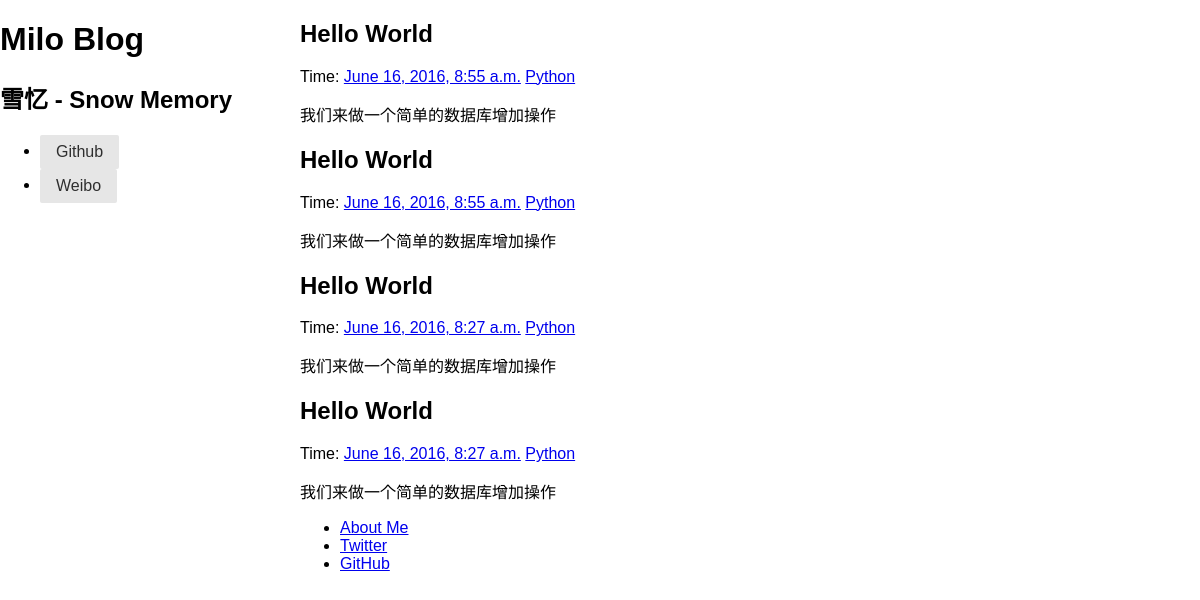
The page / on the database its author committed.
### article/models.py (models this page shows, shortened)
class Article(models.Model) :
    title = models.CharField(max_length = 100)  #博客题目
    category = models.CharField(max_length = 50, blank = True)  #博客标签
    date_time = models.DateTimeField(auto_now_add = True)  #博客日期
    content = models.TextField(blank = True, null = True)  #博客文章正文
    class Meta:  #按时间下降排序
        ordering = ['-date_time']

### article/views.py (the view)
# urls.py: 2. Add a URL to urlpatterns:  url(r'^$', views.home, name='home')
def home(request):
    post_list = Article_Mode.objects.all()
    return render_to_response('home.html', {'post_list' : post_list},context_instance=RequestContext(request))

### templates/home.html
{% extends "base.html" %}
{% block content %}
<div class="posts">
    {% for post in post_list %}
        <section class="post">
            <header class="post-header">
                <h2 class="post-title">{{ post.title }}</h2>
                    <p class="post-meta">
                        Time:  <a class="post-author" href="#">{{ post.date_time }}</a> <a class="post-category post-category-js" href="#">{{ post.category }}</a>
                    </p>
            </header>
                <div class="post-description">
                    <p>
                        {{ post.content }}
                    </p>
                </div>
        </section>
    {% endfor %}
</div>
{% endblock %}

### templates/base.html (shortened to what this page needs)
<!doctype html>
<html lang="en">
<head>
    <link rel="stylesheet" href="/static/pure/pure-min.css">
    <link rel="stylesheet" href="/static/pure/grids-responsive-min.css">
    <link rel="stylesheet" href="http://picturebag.qiniudn.com/blog.css">
</head>
<body>
<div id="layout" class="pure-g">
    <div class="sidebar pure-u-1 pure-u-md-1-4">
        <div class="header">
       <h1 class="brand-title">Milo Blog</h1>
            <h2 class="brand-tagline">雪忆 - Snow Memory</h2>
            <nav class="nav">
                <ul class="nav-list">
                    <li class="nav-item">
                        <a class="pure-button" href="https://github.com/Andrew-liu">Github</a>
                    </li>
                    <li class="nav-item">
                        <a class="pure-button" href="http://weibo.com/dinosaurliu">Weibo</a>
                    </li>
                </ul>
            </nav>
        </div>
    </div>
    <div class="content pure-u-1 pure-u-md-3-4">
        <div>
            {% block content %}
            {% endblock %}
            <div class="footer">
                <div class="pure-menu pure-menu-horizontal pure-menu-open">
                    <ul>
                        <li><a href="http://andrewliu.tk/about/">About Me</a></li>
                        <li><a href="http://twitter.com/yuilibrary/">Twitter</a></li>
                        <li><a href="http://github.com/yahoo/pure/">GitHub</a></li>
                    </ul>
                </div>
            </div>
        </div>
    </div>
</div>
</body>
</html>

### static/pure/pure-min.css (style rules this page uses)
html { font-family:sans-serif;-ms-text-size-adjust:100%;-webkit-text-size-adjust:100% }
body { margin:0 }
article,aside,details,figcaption,figure,footer,header,hgroup,main,menu,nav,section,summary { display:block }
a { background-color:transparent }
h1 { font-size:2em;margin:.67em 0 }
.pure-g { letter-spacing:-.31em;*letter-spacing:normal;*word-spacing:-.43em;text-rendering:optimizespeed;font-family:FreeSans,Arimo,"Droid Sans",Helvetica,Arial,sans-serif;display:-webkit-flex;-webkit-flex-flow:row wrap;display:-ms-flexbox;-ms-flex-flow:row wrap;-ms-align-content:flex-start;-webkit-align-content:flex-start;align-content:flex-start }
.pure-g [class *="pure-u"] { font-family:sans-serif }
.pure-u-1,.pure-u-1-1,.pure-u-1-2,.pure-u-1-3,.pure-u-2-3,.pure-u-1-4,.pure-u-3-4,.pure-u-1-5,.pure-u-2-5,.pure-u-3-5,.pure-u-4-5,.pure-u-5-5,.pure-u-1-6,.pure-u-5-6,.pure-u-1-8,.pure-u-3-8,.pure-u-5-8,.pure-u-7-8,.pure-u-1-12,.pure-u-5-12,.pure-u-7-12,.pure-u-11-12,.pure-u-1-24,.pure-u-2-24,.pure-u-3-24,.pure-u-4-24,.pure-u-5-24,.pure-u-6-24,.pure-u-7-24,.pure-u-8-24,.pure-u-9-24,.pure-u-10-24,.pure-u-11-24,.pure-u-12-24,.pure-u-13-24,.pure-u-14-24,.pure-u-15-24,.pure-u-16-24,.pure-u-17-24,.pure-u-18-24,.pure-u-19-24,.pure-u-20-24,.pure-u-21-24,.pure-u-22-24,.pure-u-23-24,.pure-u-24-24 { display:inline-block;*display:inline;zoom:1;letter-spacing:normal;word-spacing:normal;vertical-align:top;text-rendering:auto }
.pure-u-1,.pure-u-1-1,.pure-u-5-5,.pure-u-24-24 { width:100% }
.pure-button { display:inline-block;zoom:1;line-height:normal;white-space:nowrap;vertical-align:middle;text-align:center;cursor:pointer;-webkit-user-drag:none;-webkit-user-select:none;-moz-user-select:none;-ms-user-select:none;user-select:none;-webkit-box-sizing:border-box;-moz-box-sizing:border-box;box-sizing:border-box }
.pure-button { font-family:inherit;font-size:100%;padding:.5em 1em;color:#444;color:rgba(0,0,0,.8);border:1px solid #999;border:0 rgba(0,0,0,0);background-color:#E6E6E6;text-decoration:none;border-radius:2px }
.pure-menu { -webkit-box-sizing:border-box;-moz-box-sizing:border-box;box-sizing:border-box }
.pure-menu-horizontal { width:100%;white-space:nowrap }

### static/pure/grids-responsive-min.css (style rules this page uses)
@media screen and (min-width:48em) { .pure-u-md-1,.pure-u-md-1-1,.pure-u-md-1-2,.pure-u-md-1-3,.pure-u-md-2-3,.pure-u-md-1-4,.pure-u-md-3-4,.pure-u-md-1-5,.pure-u-md-2-5,.pure-u-md-3-5,.pure-u-md-4-5,.pure-u-md-5-5,.pure-u-md-1-6,.pure-u-md-5-6,.pure-u-md-1-8,.pure-u-md-3-8,.pure-u-md-5-8,.pure-u-md-7-8,.pure-u-md-1-12,.pure-u-md-5-12,.pure-u-md-7-12,.pure-u-md-11-12,.pure-u-md-1-24,.pure-u-md-2-24,.pure-u-md-3-24,.pure-u-md-4-24,.pure-u-md-5-24,.pure-u-md-6-24,.pure-u-md-7-24,.pure-u-md-8-24,.pure-u-md-9-24,.pure-u-md-10-24,.pure-u-md-11-24,.pure-u-md-12-24,.pure-u-md-13-24,.pure-u-md-14-24,.pure-u-md-15-24,.pure-u-md-16-24,.pure-u-md-17-24,.pure-u-md-18-24,.pure-u-md-19-24,.pure-u-md-20-24,.pure-u-md-21-24,.pure-u-md-22-24,.pure-u-md-23-24,.pure-u-md-24-24 { display:inline-block;*display:inline;zoom:1;letter-spacing:normal;word-spacing:normal;vertical-align:top;text-rendering:auto } }
@media screen and (min-width:48em) { .pure-u-md-1-4,.pure-u-md-6-24 { width:25%;*width:24.969% } }
@media screen and (min-width:48em) { .pure-u-md-3-4,.pure-u-md-18-24 { width:75%;*width:74.969% } }

### rows shown on the page
Article: title "Hello World", date_time "June 16, 2016, 8:55 a.m.", category "Python", content "我们来做一个简单的数据库增加操作"
Article: title "Hello World", date_time "June 16, 2016, 8:55 a.m.", category "Python", content "我们来做一个简单的数据库增加操作"
Article: title "Hello World", date_time "June 16, 2016, 8:27 a.m.", category "Python", content "我们来做一个简单的数据库增加操作"
Article: title "Hello World", date_time "June 16, 2016, 8:27 a.m.", category "Python", content "我们来做一个简单的数据库增加操作"
